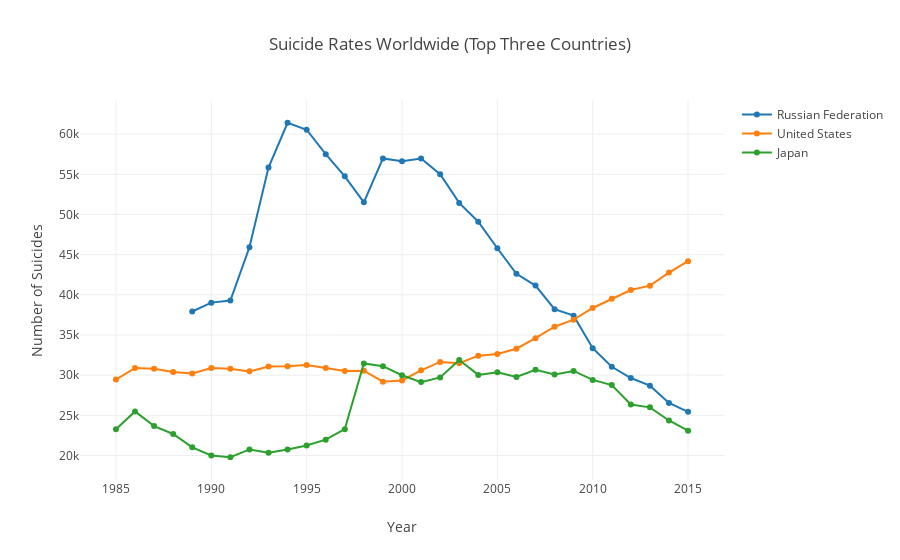

Notebook source saved alongside this figure:
### Code cell
trace_plot(dt_country, 
           categories=categories_c, 
           set_mode='lines+markers', 
           title='Suicide Rates Worldwide (Top Three Countries)', 
           x_label='Year', 
           y_label='Number of Suicides')
